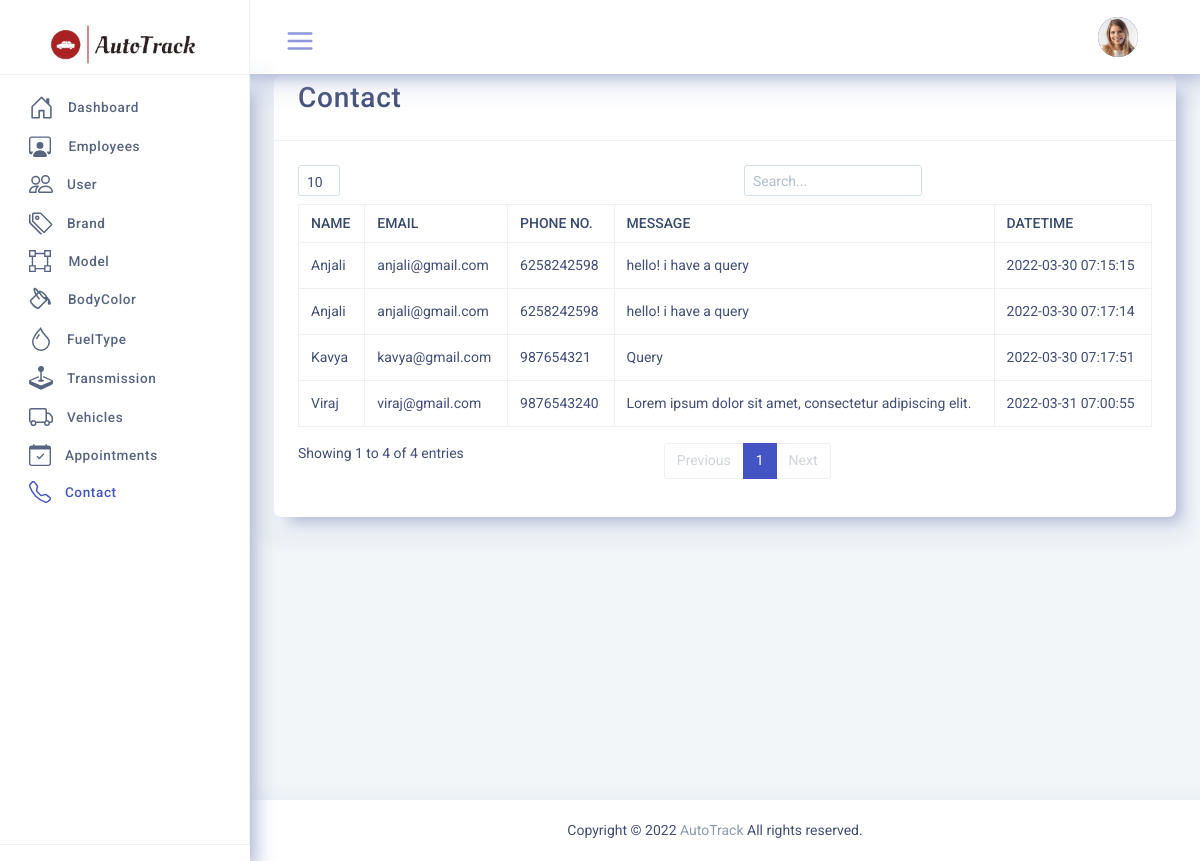
Screenshot of /admin/admindashboard/Dash/DASHTIC-LTR/pages/contact.php (signed in) with the database file from the repository.
### tables this page shows
CREATE TABLE `user` (
  `user_id` bigint(20) UNSIGNED NOT NULL,
  `user_role_id` int(10) UNSIGNED NOT NULL,
  `first_name` varchar(30) NOT NULL,
  `last_name` varchar(30) NOT NULL,
  `email` varchar(60) NOT NULL,
  `username` varchar(30) NOT NULL,
  `password` varchar(256) NOT NULL,
  `address` text NOT NULL,
  `user_image` varchar(100) DEFAULT NULL
);

CREATE TABLE `contact` (
  `contact_id` bigint(20) UNSIGNED NOT NULL,
  `name` varchar(30) NOT NULL,
  `email` varchar(60) NOT NULL,
  `phone` varchar(15) NOT NULL,
  `message` varchar(1000) NOT NULL,
  `feedback_time` timestamp NOT NULL DEFAULT current_timestamp()
);

### admin/admindashboard/Dash/DASHTIC-LTR/pages/contact.php (the view)
<?php include('header.php');?>
<div class="page">
	<div class="page-main">
		<?php include('sidebar.php');?>
		<div class="app-content main-content">
			<div class="side-app">
				<?php include('pageheader.php');?>
						<div class="row">
							<div class="col-12">
								<div class="card">
									<div class="card-header">
										<div class="card-title">
										<h2>Contact</h2>
										</div>
									</div>
									<div class="card-body">
										<div class="table-responsive">
											<table class="table table-bordered text-nowrap" id="example1">
												<thead>
													<tr>
														<th class="wd-25p border-bottom-0">Name</th>
														<th class="wd-25p border-bottom-0">Email</th>
														<th class="wd-25p border-bottom-0">Phone No.</th>
														<th class="wd-25p border-bottom-0">Message</th>
														<th class="wd-25p border-bottom-0">DateTime</th>
													</tr>
												</thead>
												<tbody>
<?php
	$sql = "select * from contact ";
	$result = mysqli_query($conn,$sql);
	while($row=mysqli_fetch_assoc($result))
	{
?>
													<tr>
														<td><?php echo $row['name']; ?></td>
														<td><?php echo $row['email']; ?></td>
														<td><?php echo $row['phone']; ?></td>
														<td><?php echo $row['message']; ?></td>
														<td><?php echo $row['feedback_time']; ?></td>
													</tr>
	<?php
	}
	?>
												</tbody>
											</table>
										</div>
									</div>
								</div>
							</div>
						</div>
						</div>
				</div>
			</div>
			<?php include('footer.php') ?>

### admin/admindashboard/Dash/DASHTIC-LTR/pages/pageheader.php (shortened to what this page needs)
<?php include '_dbconnect.php';?>
<?php
if (isset($_SESSION['username'])) {
	$username =$_SESSION['username'];
	$query = " SELECT * FROM USER WHERE username = '$username' OR email = '$username' AND (user_role_id=1 OR user_role_id=2) ";
	$result = mysqli_query($conn,$query);
	$row = mysqli_fetch_assoc($result);
}
else{
	?>
	<script>window.location= 'login.php';</script>
	<?php
}
?>
				<div class="app-header header top-header">
					<div class="container-fluid">
						<div class="d-flex">
							<div class="dropdown side-nav">
								<div class="app-sidebar__toggle" data-toggle="sidebar">
									<a class="open-toggle" href="">
									</a>
								</div>
							</div>
							<div class="d-flex order-lg-2 ml-auto">
				<div class="dropdown profile-dropdown">
									<a href="profile.php" class="nav-link pr-0 leading-none"  >
										<span>
											<img src="../public/assets/images/users/<?php echo $row['user_image'];?>" alt="img" class="avatar avatar-md brround">
										</span>
									</a>
								</div>
						</div>
					</div>
				</div>
</div>

### admin/admindashboard/Dash/DASHTIC-LTR/public/assets/css/sidemenu.css (style rules this page uses)
.app-content { min-height: calc(100vh - 50px); margin-top: 50px; margin-bottom: 0 !important; -webkit-transition: margin-left 0.2s ease; -o-transition: margin-left 0.2s ease; transition: margin-left 0.2s ease; overflow: hidden; }
.app-content .side-app { padding: 25px 1.5rem 0 1.5rem; }
@media (min-width: 768px) { .app-content { margin-left: 250px; padding-bottom: 1rem; } }
.app-header { position: fixed; left: 0; right: 0; top: 0; width: 100%; display: -webkit-box; display: -ms-flexbox; display: flex; z-index: 999; padding-right: 15px; padding: 0.75rem 0; -webkit-transition: padding-left 0.2s ease; -o-transition: padding-left 0.2s ease; transition: padding-left 0.2s ease; }
@media (min-width: 768px) { .app-header { padding-right: 30px; } }
.app-sidebar__toggle { margin: 5px; padding: 5px 18px; text-align: center; height: 2.5rem; font-size: 1.2rem; position: relative; border-radius: 3px; }
.app-sidebar__toggle a { color: #b6c1d9; }
@media (min-width: 768px) { .header.top-header { padding-left: 250px; } }

### rows the page displays
user: user_image (picture)
contact: name "Anjali", email "anjali@gmail.com", phone "6258242598", message "hello! i have a query", feedback_time "2022-03-30 07:15:15"
contact: name "Anjali", email "anjali@gmail.com", phone "6258242598", message "hello! i have a query", feedback_time "2022-03-30 07:17:14"
contact: name "Kavya", email "kavya@gmail.com", phone "987654321", message "Query", feedback_time "2022-03-30 07:17:51"
contact: name "Viraj", email "viraj@gmail.com", phone "9876543240", message "Lorem ipsum dolor sit amet, consectetur adipiscing elit.", feedback_time "2022-03-31 07:00:55"
